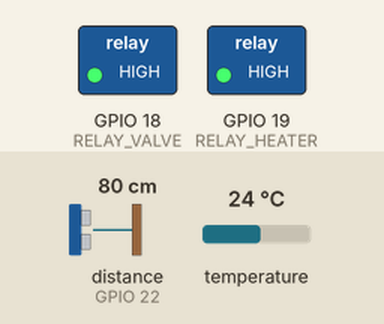
The sketch below on a simulated ESP32. Parts: switched loads named in the sketch (green lamp = pin HIGH). Wiring (inferred from the names in the program): ultrasonic range finder: trigger GPIO 23; echo GPIO 22. The test bench sets the inputs (shaded band); at power-on: temperature 24 °C, distance to the obstacle (sensor on GPIO 22) 80 cm. The echo pulse lasts 58.3 µs per cm; pins used as bus, display or sensor lines are not drawn; what the sketch prints to the serial monitor is not drawn.

Above: at 12.3 s.
12.4 s: temperature set to 39.6 °C
23.5 s: temperature set to 40.6 °C
At 34.0 s:
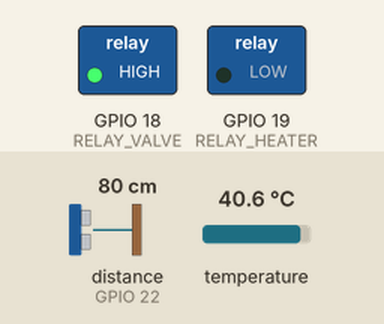
34.6 s: temperature set to 12 °C
At 44.3 s:
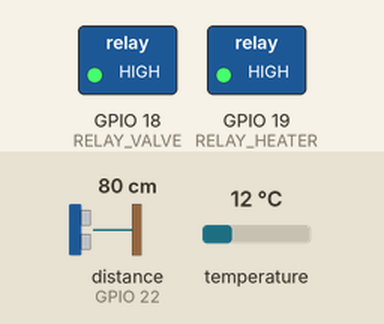
45.4 s: temperature set to 41 °C
At 55.9 s:
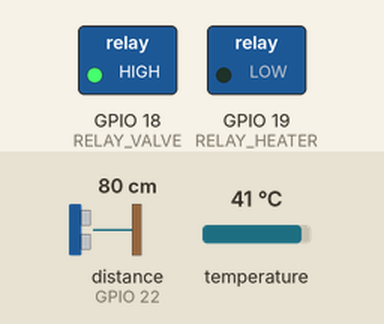
Timing chart, 0 to 57.2 s (numbered marks = the images above; inputs shaded):
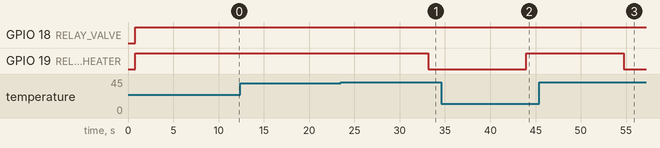

The sketch:

sketch_jun30a.ino
```cpp
#include <Arduino.h>
#include <Preferences.h>
Preferences prefs;

#define LED 2
//קריאת נתונים חיוצנית ושמירה בתוכנה

// void setup() {
// Serial.begin(115200);


//     delay(1000);

//   Serial.println("Hi, what's your name?");

//   while (Serial.available() == 0) {
//     delay(10);
//   }

//   String name = Serial.readStringUntil('\n'); // קורא את הקלט עד שורה חדשה
//   name.trim(); // מסיר רווחים ותווי סוף שורה מיותרים

//   prefs.begin("user",false);
//   prefs.putString("name",name);
//   prefs.end();
// }

// void loop() {
// delay(1000);
// prefs.begin("user",true);
// String userName= prefs.getString("name","");
//  prefs.end();
// Serial.println("your name "+userName);
// }
// void setup() {
// Serial.begin(115200);
// }
// void loop() {
//   int variable_1 = analogRead(34);
//    int variable_2 = analogRead(35);
//    int variable_3 = analogRead(32);
//    int variable_4 = analogRead(33);
//    Serial.print(variable_1);
//     Serial.print(" "); // a tab '\t' or space ' ' character is printed between the two values.
//      Serial.print(variable_2); Serial.print(" "); // a tab '\t' or space ' ' character is printed between the two values.
//      Serial.print(variable_3); Serial.print(" "); // a tab '\t' or space ' ' character is printed between the two values.
//       Serial.println(variable_4); // the last value is terminated by a newline characters.
//       delay(100);
// }
#include <OneWire.h>
#include <DallasTemperature.h>

#define TRIG_PIN 23
#define ECHO_PIN 22
#define TEMP_PIN 4

#define RELAY_VALVE 18    // ברז חשמלי
#define RELAY_HEATER 19   // גוף חימום

#define MAX_DISTANCE_CM 1.0  // מרחק גדול מ־2 מטר = גובה מים נמוך
#define MAX_TEMP_C 40.0       // כיבוי חימום מעל 100°C

#define TIMEOUT_MICROS 30000   // טיים־אאוט למניעת תקיעות

OneWire oneWire(TEMP_PIN);
DallasTemperature sensors(&oneWire);

float readTemperature() {
  sensors.requestTemperatures();
  float temp = sensors.getTempCByIndex(0);
  if (temp == DEVICE_DISCONNECTED_C || temp < -30 || temp > 120)
    return -127.0;
  return temp;
}

float ultrasonicMeasure() {
  digitalWrite(TRIG_PIN, LOW);
  delayMicroseconds(2);
  digitalWrite(TRIG_PIN, HIGH);
  delayMicroseconds(10);
  digitalWrite(TRIG_PIN, LOW);

  long duration = pulseIn(ECHO_PIN, HIGH, TIMEOUT_MICROS);
  if (duration == 0) return -1;
  float distance = duration * 0.034 / 2;
  return distance;
}

void setup() {
  Serial.begin(9600);
  pinMode(TRIG_PIN, OUTPUT);
  pinMode(ECHO_PIN, INPUT);
  pinMode(RELAY_VALVE, OUTPUT);
  pinMode(RELAY_HEATER, OUTPUT);

  digitalWrite(RELAY_VALVE, LOW);   // ברז סגור
  digitalWrite(RELAY_HEATER, LOW);  // חימום כבוי

  sensors.begin();
}
void loop() {
  float temp = readTemperature();
  float distance = ultrasonicMeasure();

  bool tempValid = temp != -127.0;
  bool distanceValid = distance > 0 && distance < 400;

  Serial.print("טמפ': ");
  Serial.print(temp);
  Serial.print(" °C | מרחק: ");
  Serial.print(distance);
  Serial.println(" ס\"מ");

  // מצב ברירת מחדל
  bool turnOnValve = false;
  bool turnOnHeater = true;

  // ✅ אם גובה המים נמוך – מדליקים ברז
  if (distanceValid && distance > MAX_DISTANCE_CM) {
    turnOnValve = true;
  }

  // ❌ אם טמפ' לא תקינה או חורגת – מכבים חימום
  if (!tempValid || temp >= MAX_TEMP_C) {
    turnOnHeater = false;
  }

  // הפעלה בפועל
  digitalWrite(RELAY_VALVE, turnOnValve ? HIGH : LOW);
  digitalWrite(RELAY_HEATER, turnOnHeater ? HIGH : LOW);

  Serial.print("→ ברז ");
  Serial.print(turnOnValve ? "פתוח" : "סגור");
  Serial.print(", חימום ");
  Serial.println(turnOnHeater ? "פעיל" : "כבוי");

  delay(10000); // כל 10 שניות
}
```

Measured:
- the behaviour switches between 39.9 and 40 °C on temperature (found by bisection; images 0 and 1)
- after the input at 12.4 s, every drawn part: stays the same
- after the input at 23.5 s, GPIO 19 (RELAY_HEATER): HIGH → LOW after 9.7 s
- after the input at 34.6 s, GPIO 19 (RELAY_HEATER): LOW → HIGH after 9.4 s
- after the input at 45.4 s, GPIO 19 (RELAY_HEATER): HIGH → LOW after 9.3 s
